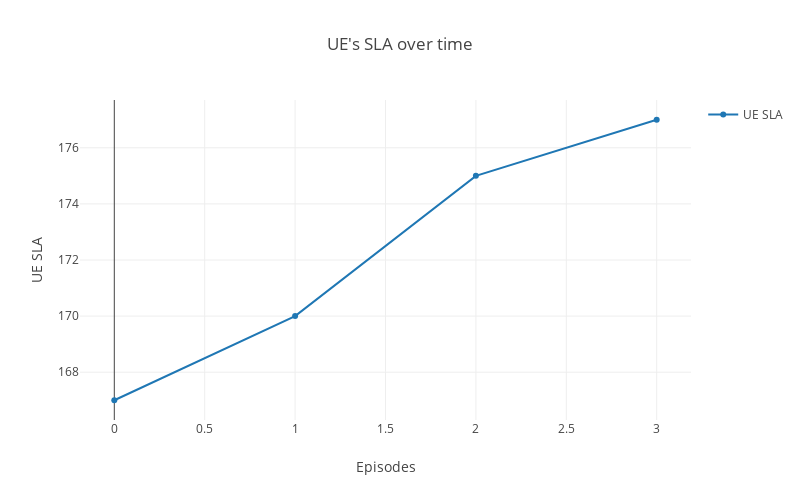

This figure's notebook cell:
### Code cell
# Create UE graph
ue_sla = go.Scatter(
    x = len(result.Meets_SLA),
    y = result.Meets_SLA,
    name='UE SLA'
)

data = [ue_sla]

# Plot and embed in ipython notebook!
plotly.offline.iplot(
    {"data": data,
     "layout": go.Layout(
         height=500,
         width=800,
         title="UE's SLA over time",
         xaxis=dict(
             title='Episodes',
         ),
         yaxis=dict(
             title='UE SLA'
         ), 
         showlegend=True)},
    show_link=False,
    link_text=None)

### Figure 1 — Plotly figure (JSON) as saved in the notebook; plotly's stock layout.template omitted (floating-point values rounded to 4 significant figures)
{"data": [{"name": "UE SLA", "type": "scatter", "x": 4, "y": [167, 170, 175, 177]}], "layout": {"height": 500, "showlegend": true, "title": "UE's SLA over time", "width": 800, "xaxis": {"title": "Episodes"}, "yaxis": {"title": "UE SLA"}}}
